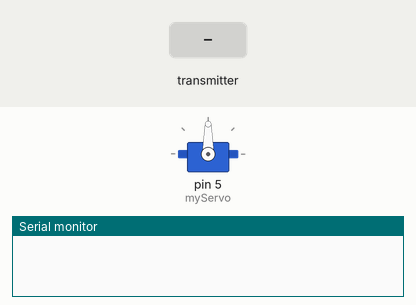
Bench run of a sketch on a simulated Arduino Uno, built with avr-gcc and run on an emulated ATmega328P. On the bench: servo, the last lines printed to the serial monitor. The test bench sets the inputs (shaded band). No radio packets arrive unless stated.

Above: at 1.2 s.
1.3 s: the transmitter starts sending x = 0
At 1.9 s:
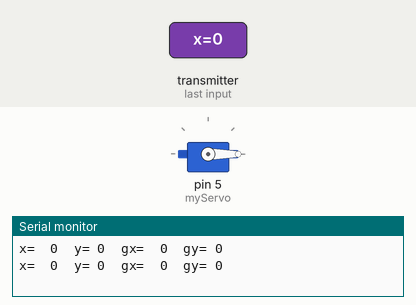
2.8 s: the transmitter starts sending x = 256
At 3.1 s:
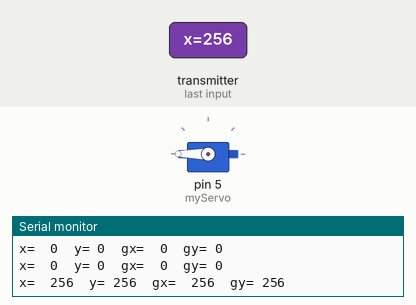
4.3 s: the transmitter starts sending x = 1023
At 5.5 s:
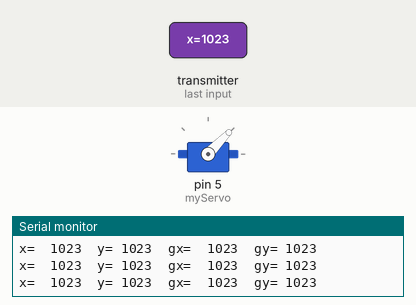
5.8 s: the transmitter starts sending x = 512
At 6.9 s:
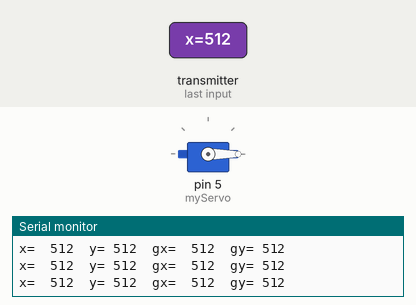
Timing chart, 0 to 8.3 s (numbered marks = the images above; inputs shaded):
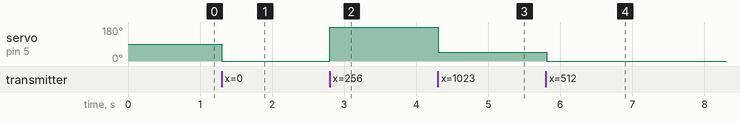

Measured:
- after the input at 1.3 s, servo on pin 5 (myServo): 90° → 0° at once
- after the input at 2.8 s, servo on pin 5 (myServo): 0° → 180° at once
- after the input at 4.3 s, servo on pin 5 (myServo): 180° → 46° at once
- after the input at 5.8 s, servo on pin 5 (myServo): 46° → 0° at once

The sketch:

test2.ino
```cpp
#include <SPI.h>
#include <nRF24L01.h>
#include <RF24.h>
#include <Servo.h>
#define button 4

RF24 radio(7, 8); // CE, CSN

const byte addresses[][6] = {"00001", "00002"};

Servo myServo;
boolean buttonState = 0;

void setup() {
  pinMode(button, INPUT);
  myServo.attach(5);
  radio.begin();
  radio.openWritingPipe(addresses[0]); // 00002
  radio.openReadingPipe(1, addresses[1]); // 00001
  radio.setPALevel(RF24_PA_MAX);
  Serial.begin(9600);
}
void loop() {
  //delay(5);
  radio.startListening();
  if ( radio.available()) {
    while (radio.available()) {


       int x = 0;
      radio.read(&x, sizeof(x));
      myServo.write(x);
      Serial.print("x=  ");
      Serial.print(x);
      Serial.print("\t");

     // delay(5);

      int y = 0;
      radio.read(&y, sizeof(y));
      myServo.write(y);
      Serial.print("y= ");
      Serial.print(y);
      Serial.print("\t");

   //   delay(5);

         int gx = 0;
      radio.read(&gx, sizeof(gx));
      myServo.write(gx);
      Serial.print("gx=  ");
      Serial.print(gx);
      Serial.print("\t");

   //   delay(5);

      int gy = 0;
      radio.read(&gy, sizeof(gy));
      myServo.write(gy);
      Serial.print("gy= ");
      Serial.print(gy);
      Serial.print("\n");

      delay(500);
    }
  }
}
```
